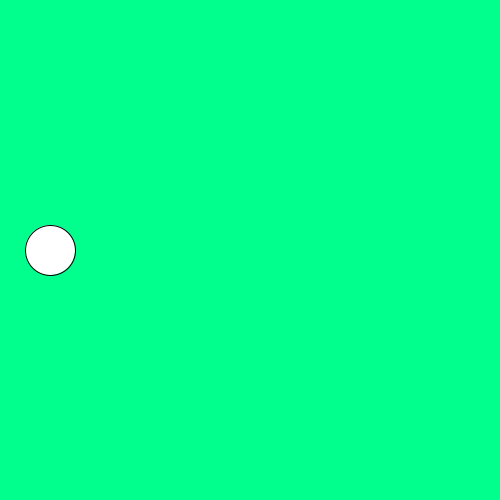
Frame 1 (no input)
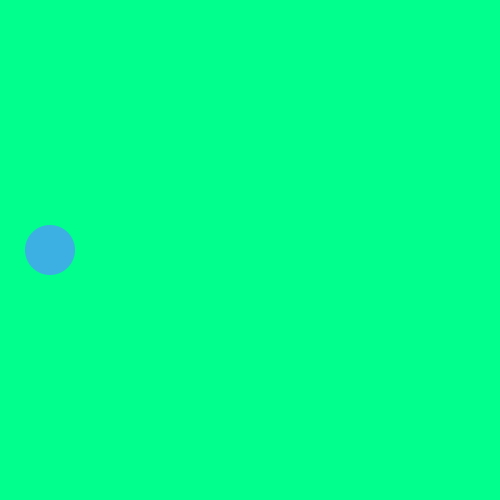
Frame 60 (the mouse pressed at the canvas centre just before this capture)
Frame 120 (the mouse held since frame 60 and released just before this capture): identical to frame 60, image omitted

The Processing sketch that drew these frames (run headless with seeded random() and noise(); from frame 60 on, the mouse is pressed at the canvas centre):

// Processing sketch: hw_07_11_2016
// ── hw_07_11_2016.pde
int x, y, dia;
void setup(){
  size(500,500);
  smooth();
  x=50;
  y=250;
  dia=50;
}

void draw(){
  background(0,255,140);
  ellipse(x,y,dia,dia);
  fill(#3CAFE3);
  noStroke();
  if(keyPressed){
      if(keyCode == LEFT){
        if(x >= dia/2){
          x -= 4; 
      }
  }
    if(keyCode == RIGHT){
      if(x <= width - dia/2 ){
        x += 4;
      }
    }
    
    if(keyCode == UP){
      if(y >= dia/2){
        y -= 4;
      }
    }
    if(keyCode == DOWN){
      if(y <= height - dia/2 ){
        y += 4;
      }
    }
  }
}
